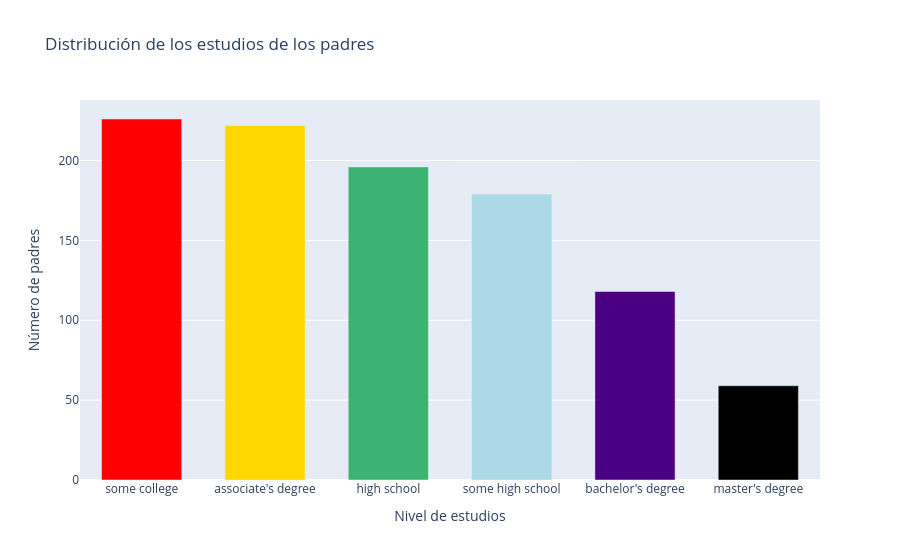

The notebook cell this image was saved under:
### Markdown cell above
En este segundo caso, para dibujar la recta de regresión tendríamos que calcular la recta y agregarle la información mientras que en plotly express se hace todo con un parámetro.

## Gráficos de barras

Los gráficos de barras se usan principalmente para contar apariciones o categorías dentro de un dataset.

### Code cell
# Cómo es la distribución de la educacion de los padres los padres?
level_count = df["parental level of education"].value_counts()

data = [
    go.Bar(
        x = level_count.index,
        y = level_count,
        name = "Parental level",
        marker_color = ["red","gold","mediumseagreen","lightblue","indigo",'black'],
        width= np.repeat(0.65,len(level_count)) # Cambiar la anchura de cada barra
    )
]

layout = go.Layout(title = "Distribución de los estudios de los padres", xaxis_title = "Nivel de estudios",
                   yaxis_title = "Número de padres",
                  )

fig = go.Figure(data = data, layout = layout)

fig.show()

### Figure 1 — Plotly figure (JSON) as saved in the notebook; plotly's stock layout.template omitted (floating-point values rounded to 4 significant figures)
{"data": [{"marker": {"color": ["red", "gold", "mediumseagreen", "lightblue", "indigo", "black"]}, "name": "Parental level", "type": "bar", "width": [0.65, 0.65, 0.65, 0.65, 0.65, 0.65], "x": ["some college", "associate's degree", "high school", "some high school", "bachelor's degree", "master's degree"], "y": [226, 222, 196, 179, 118, 59]}], "layout": {"title": {"text": "Distribución de los estudios de los padres"}, "xaxis": {"title": {"text": "Nivel de estudios"}}, "yaxis": {"title": {"text": "Número de padres"}}}}
